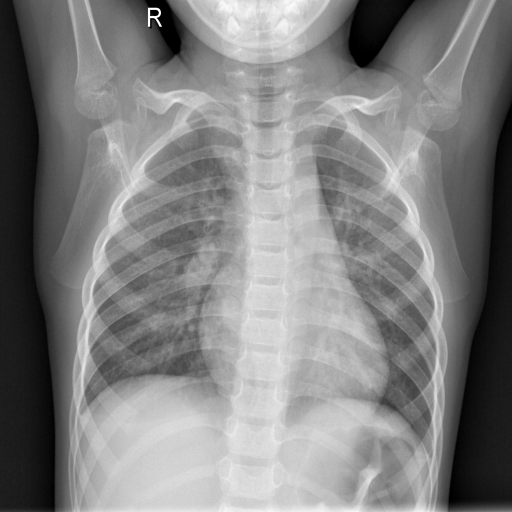
#> input picture 3.2022年学习/FractralDimensionSoftware/COVID-19-c/NORMAL/NORMAL (1).png, 1024 x 1024 px (shown at 1/2 size); its folder holds 4 pictures in this run
$ python '2.  get dimension data.py'
#> lines starting #> are read from the running program, lines starting #| are printed output that depends on the picture; after the words box and inside, x2 and y2 are one past the last pixel; in counts of white or black regions, pixels touching at a corner belong together
import glob
import cv2
import numpy as np
import pandas as pd
import matplotlib.pyplot as plt
import time

start_time = time.time()
#data = np.empty(shape=[0, 2916], dtype=int)


#存储处理后的图像
normal = []
#viral_pneumonia = []
covid_19 = []

min_value, max_value, steps = 100, 170, 10
Threshold = [x for x in range(min_value, max_value, steps)]

# [16 lines left out: function whole_historgram, not called in this run]


def convertjpg(pngfile, data):

    img = cv2.imread(pngfile, cv2.IMREAD_GRAYSCALE) #读取为灰度图,
#> img is the input picture: shape (1024, 1024); min 0, max 255, mean 128.9
    #因为opencv读取图片方式和matplot不一样，所以显示结果不同，所以不再显示原图，直接显示灰度图和二值图像
    #img = cv2.imread(pngfile) #读取为灰度图,
    #data.append(img) #添加原图
    #gray_img = cv2.cvtColor(img, cv2.COLOR_BGR2GRAY)
    #data.append(img)
    eac_d = []
    for i in Threshold:
        ret, b_img = cv2.threshold(img, i, 255, cv2.THRESH_BINARY) #二值图像，返回 i:是阈值
        d = fractal_dimension(b_img, i)
        eac_d.append(d)
#> this loop made 7 passes
#> (ret, d) on passes 1 to 7: (100, 1.42), (110, 1.49), (120, 1.51), (130, 1.53), (140, 1.55), (150, 1.55), (160, 1.53)
#> pass 1, in convertjpg, `ret, b_img = cv2.threshold(img, i, 255, cv2.THRESH_BINARY)`:
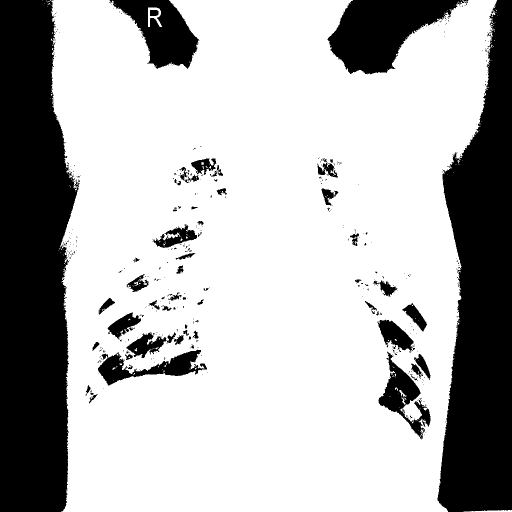
#> b_img: shape (1024, 1024) (shown at 1/2 size); 71.3% white; 476 black regions (417 under 20 px), largest, box (x1, y1, x2, y2) and area: (0, 0, 159, 1024) 130552, (875, 0, 1024, 1024) 104625, (655, 0, 929, 149) 22903
#> pass 1, in boxcount (call 6), `S = np.add.reduceat( np.add.reduceat(Z, np.arange(0, Z.shape[0], k), a..`:
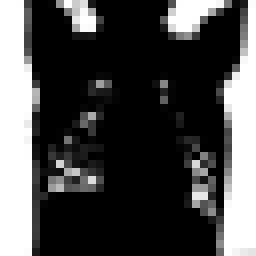
#> S: shape (32, 32) int64 (shown 8 times larger); min 0, max 1024, mean 293.7; drawn with min black and max white
#> pass 1, in boxcount (call 7), `S = np.add.reduceat( np.add.reduceat(Z, np.arange(0, Z.shape[0], k), a..`:
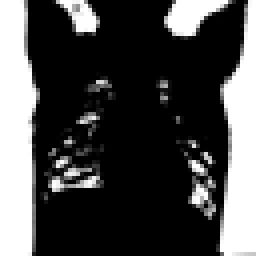
#> S: shape (64, 64) int64 (shown 4 times larger); min 0, max 256, mean 73.4; drawn with min black and max white
#> after the loop:
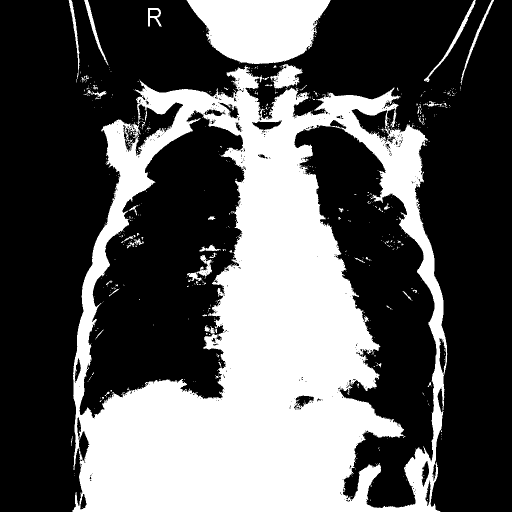
#> b_img: shape (1024, 1024) (shown at 1/2 size); 35.2% white; 660 white regions (614 under 20 px), largest, box (x1, y1, x2, y2) and area: (145, 132, 895, 1024) 332109, (373, 0, 661, 128) 26634, (540, 128, 606, 178) 1760
#> after the loop, eac_d = [1.42, 1.49, 1.51, 1.53, 1.55, 1.55, 1.53]
    data.append(eac_d)
    #new_data = binary_image(img, data)

    return data

# [10 lines left out: function draw_graph, not called in this run]


def fractal_dimension(Z, threshold):
    # Only for 2d image
    assert(len(Z.shape) == 2) #assert ： 判断语句，如果是二维图像就执行，不是的话，直接报错，不再执行

    # From https://github.com/rougier/numpy-100 (#87)
    def boxcount(Z, k):
        #axis=0, 按列计算， 1：按行计算
        S = np.add.reduceat(
            np.add.reduceat(Z, np.arange(0, Z.shape[0], k), axis=0),
                               np.arange(0, Z.shape[1], k), axis=1)

        # We count non-empty (0) and non-full boxes (k*k)
        return len(np.where((S > 0) & (S < k*k))[0])

    # Transform Z into a binary array
    Z = (Z < threshold)
    #plt.draw()
    #plt.show()

    # Minimal dimension of image
    p = min(Z.shape)

    # Greatest power of 2 less than or equal to p
    n = 2**np.floor(np.log(p)/np.log(2))

    # Extract the exponent
    n = int(np.log(n)/np.log(2))

    # Build successive box sizes (from 2**n down to 2**1)
    sizes = 2**np.arange(n, 1, -1)

    # Actual box counting with decreasing size
    counts = []
    for size in sizes:
        counts.append(boxcount(Z, size))

    # Fit the successive log(sizes) with log (counts)
    coeffs = np.polyfit(np.log(sizes), np.log(counts), 1)
    return -coeffs[0]

# [15 lines left out: function get_line_chart_data, not called in this run]


#读取图片数据，转化为矩阵
count0 = 0
for pngfile in glob.glob(r"C:/Users/Yan/Desktop/COVID-19-c/NORMAL/*.png"):
    normal = convertjpg(pngfile, normal)
#> normal = [[1.42, 1.49, 1.51, 1.53, 1.55, 1.55, 1.53]]
    count0 += 1
    if count0 == 150:
        break
#> pass 2 of the loop `for pngfile in glob.glob(r"C:/Users/Yan/Desktop/COVID-19-c/NORMAL/*.pn..`:
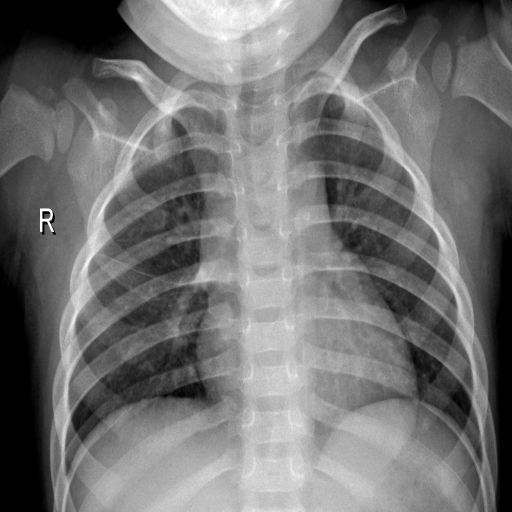
#> input picture 3.2022年学习/FractralDimensionSoftware/COVID-19-c/NORMAL/NORMAL (100).png, 1024 x 1024 px (shown at 1/2 size)
#> in convertjpg, img is the input picture: shape (1024, 1024); min 0, max 255, mean 113.9
#> the loop in convertjpg (call 2), `for i in Threshold:` made 7 passes
#> (ret, d) on passes 1 to 7: (100, 1.58), (110, 1.58), (120, 1.58), (130, 1.57), (140, 1.57), (150, 1.56), (160, 1.56)
#> pass 1, in convertjpg (call 2), `ret, b_img = cv2.threshold(img, i, 255, cv2.THRESH_BINARY)`:
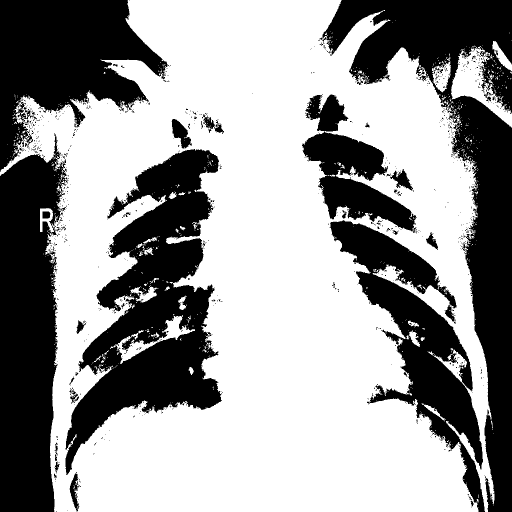
#> b_img: shape (1024, 1024) (shown at 1/2 size); 60.1% white; 922 black regions (878 under 20 px), largest, box (x1, y1, x2, y2) and area: (639, 0, 1024, 1024) 104039, (131, 298, 446, 950) 90513, (0, 266, 137, 1024) 75978
#> after the loop in convertjpg (call 2), `for i in Threshold:`:
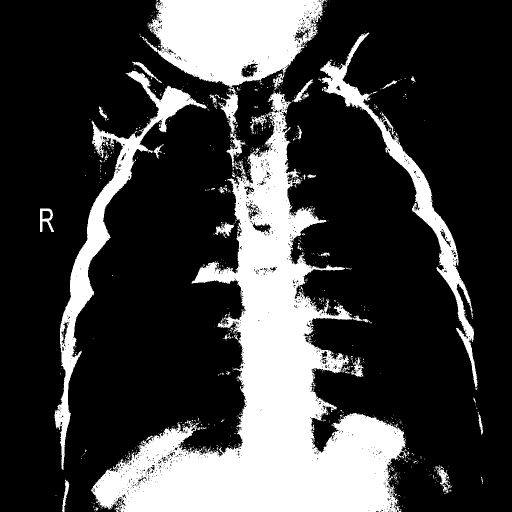
#> b_img: shape (1024, 1024) (shown at 1/2 size); 25.1% white; 880 white regions (833 under 20 px), largest, box (x1, y1, x2, y2) and area: (182, 181, 814, 1024) 167418, (291, 0, 654, 180) 44496, (109, 141, 414, 940) 24194
#> after the loop in convertjpg (call 2), `for i in Threshold:`: eac_d = [1.58, 1.58, 1.58, 1.57, 1.57, 1.56, 1.56]
#> normal = [[1.42, 1.49, 1.51, 1.53, 1.55, 1.55, 1.53], [1.58, 1.58, 1.58, 1.57, 1.57, 1.56, 1.56]]
#> pass 3 of the loop `for pngfile in glob.glob(r"C:/Users/Yan/Desktop/COVID-19-c/NORMAL/*.pn..`:
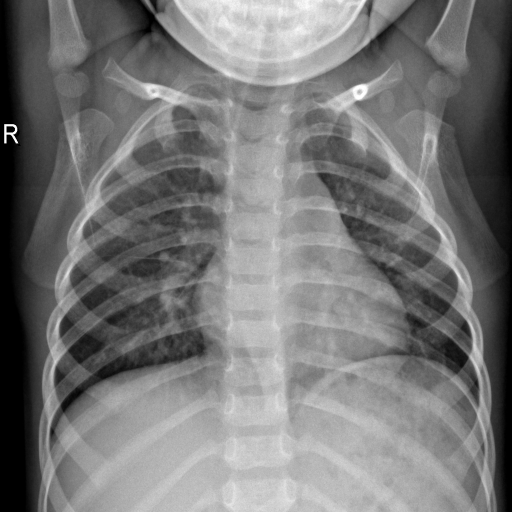
#> input picture 3.2022年学习/FractralDimensionSoftware/COVID-19-c/NORMAL/NORMAL (1001).png, 1024 x 1024 px (shown at 1/2 size)
#> in convertjpg, img is the input picture: shape (1024, 1024); min 0, max 255, mean 118.9
#> the loop in convertjpg (call 3), `for i in Threshold:` made 7 passes
#> (ret, d) on passes 1 to 7: (100, 1.55), (110, 1.56), (120, 1.55), (130, 1.56), (140, 1.56), (150, 1.58), (160, 1.57)
#> pass 1, in convertjpg (call 3), `ret, b_img = cv2.threshold(img, i, 255, cv2.THRESH_BINARY)`:
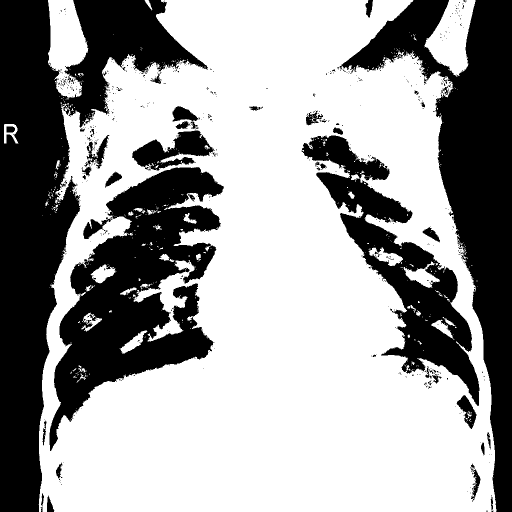
#> b_img: shape (1024, 1024) (shown at 1/2 size); 62% white; 622 black regions (566 under 20 px), largest, box (x1, y1, x2, y2) and area: (0, 0, 416, 1024) 139675, (679, 0, 1024, 1024) 103012, (99, 334, 448, 902) 87261
#> after the loop in convertjpg (call 3), `for i in Threshold:`:
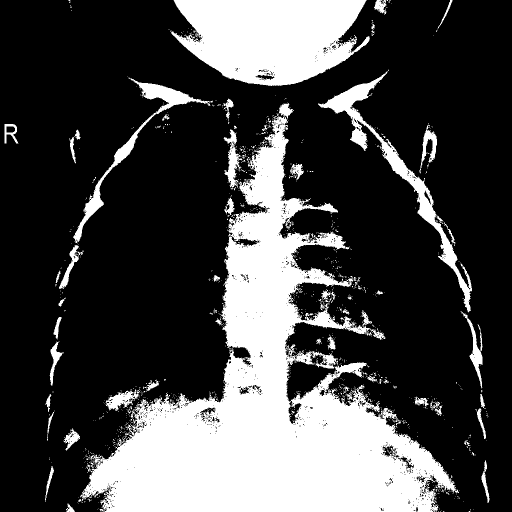
#> b_img: shape (1024, 1024) (shown at 1/2 size); 27.8% white; 1133 white regions (1059 under 20 px), largest, box (x1, y1, x2, y2) and area: (156, 227, 918, 1024) 203632, (342, 0, 740, 172) 49662, (636, 142, 944, 625) 12312
#> after the loop in convertjpg (call 3), `for i in Threshold:`: eac_d = [1.55, 1.56, 1.55, 1.56, 1.56, 1.58, 1.57]
#> normal = [[1.42, 1.49, 1.51, 1.53, 1.55, 1.55, 1.53], [1.58, 1.58, 1.58, 1.57, 1.57, 1.56, 1.56], [1.55, 1.56, 1.55, 1.56, 1.56, 1.58, 1.57]]
#> the loop made 4 passes; the first 3 are shown
print(len(normal))
#| 4


"""
count1 = 0
for pngfile in glob.glob(r"C:/Users/Yan/Desktop/COVID-19-c/Viral Pneumonia/*.png"):
    viral_pneumonia = convertjpg(pngfile, viral_pneumonia)
    count1 += 1
    if count1 == 6:
        break
print(len(viral_pneumonia))
"""

count2 = 0
#> count2 = 0
for pngfile in glob.glob(r"C:/Users/Yan/Desktop/COVID-19-c/COVID-19/*.png"):
    covid_19 = convertjpg(pngfile, covid_19)
    count2 += 1
    if count2 == 150:
        break
print(len(covid_19))

"""
#画灰度像素直方图
whole_historgram(normal, count0)
#whole_historgram(viral_pneumonia, count1)
whole_historgram(covid_19, count2)
"""

"""
#显示不同阈值的二值图像
draw_graph(normal, count0)
#draw_graph(viral_pneumonia, count1)
draw_graph(covid_19, count2)
"""


# [5 lines of commented-out code are left out]


data0 = np.array(normal)
data1 = np.array(covid_19)
#> (the run stopped early here; a loop or call above may not have finished)
